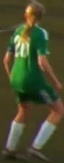
#> input picture backend/data/output/cropped_image.jpg, 64 x 163 px
$ jupyter execute initial_color_assignment_test.ipynb
#> lines starting #> are read from the running program, lines starting #| are printed output that depends on the picture
[cell 1]
import cv2
import matplotlib.pyplot as plt
import numpy as np
from sklearn.cluster import KMeans

[cell 2]
image_path = "../../data/output/cropped_image.jpg"
image = cv2.imread(image_path)
#> image is the input picture: shape (163, 64, 3); mean B, G, R 47.5, 76.7, 74.6
image = cv2.cvtColor(image, cv2.COLOR_BGR2RGB)  # Convert BGR to RGB

[cell 3]
plt.imshow(image)
plt.show()

[cell 4]
top_half_image=  image[0: int(image.shape[0]/2), :]
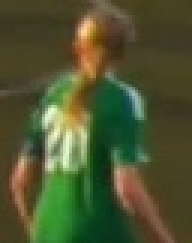
#> top_half_image: shape (81, 64, 3) (shown 3 times larger); mean R, G, B 78.2, 84.6, 47.7
plt.imshow(top_half_image)
plt.show()

[cell 5]
# Reshape the image into 2d array
image_2d = top_half_image.reshape(-1, 3)

# perform k-means clustering with 2 clusters
kmeans = KMeans(n_clusters=2, random_state=0)
kmeans.fit(image_2d)

# get the cluster labels
labels = kmeans.labels_

# reshape the labels into the orginal image shape
clustered_image = labels.reshape(top_half_image.shape[0], top_half_image.shape[1])

# Display the clustered image
plt.imshow(clustered_image)
plt.show()
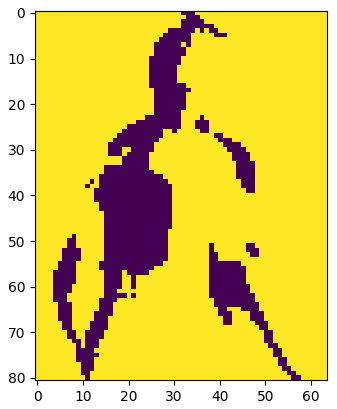
#> figure drawn by matplotlib, 1 panel

[cell 6]
corner_clusters = [clustered_image[0, 0], clustered_image[0, -1], clustered_image[-1, 0], clustered_image[-1, -1]]
#> corner_clusters = [1, 1, 1, 1]
non_player_cluster = max(set(corner_clusters), key=corner_clusters.count)
#> non_player_cluster = 1
print(non_player_cluster)
#| 1

[cell 7]
player_cluster = 1-non_player_cluster
#> player_cluster = 0
print(player_cluster)
#| 0

[cell 8]
kmeans.cluster_centers_[player_cluster]
#> Out = [146.6, 142.4, 92.82]
